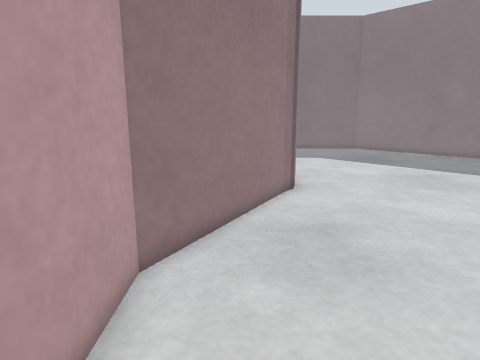
View 1 (above)

13 first-person views from a walk through a world built for the Gazebo simulator. The camera is 0.67 m above the floor, tilts 12° down and sees 75° across. The floor is counted in squares, 0.2 m on a side. Each view is taken from the middle of a square. On the plan, view 1 faces up. The plan holds only what a view shows up to about 20 squares ahead; the rest is blank.

View 2
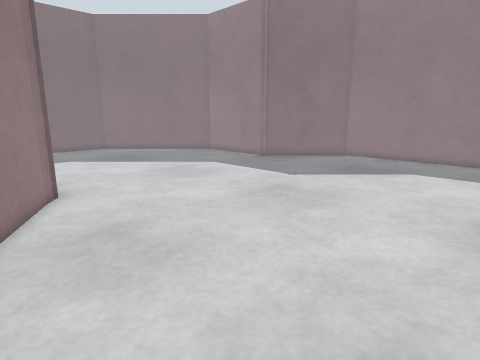

View 3
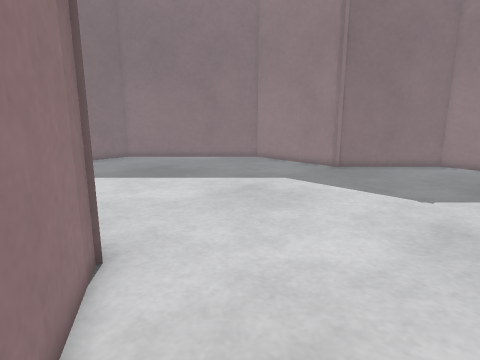

View 4
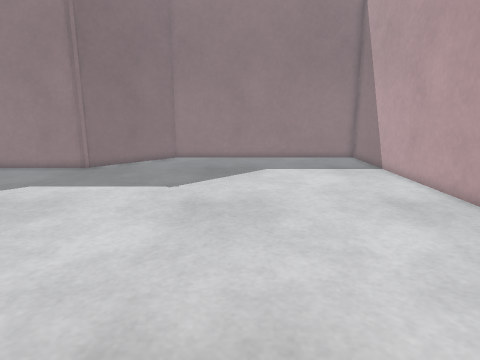

View 5
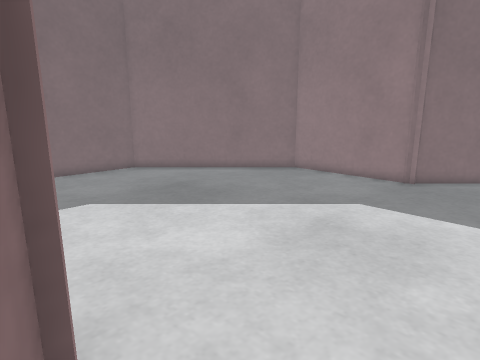

View 6
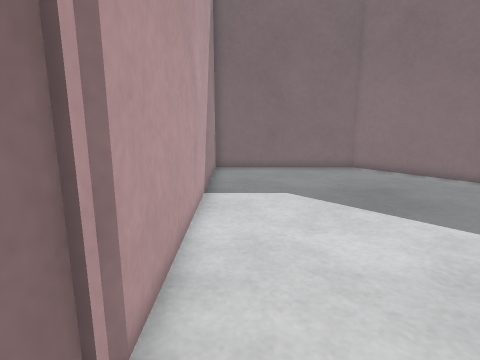

View 7
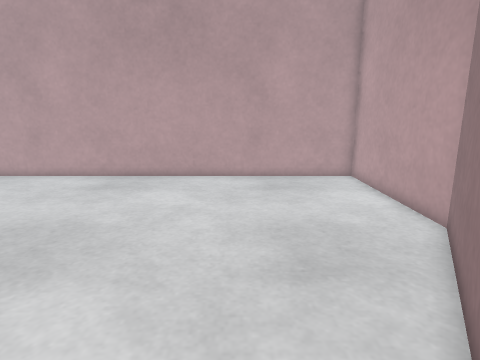

View 8
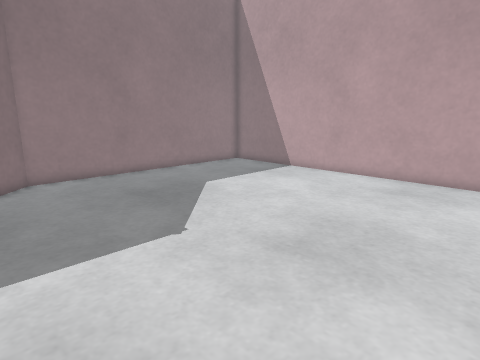

View 9
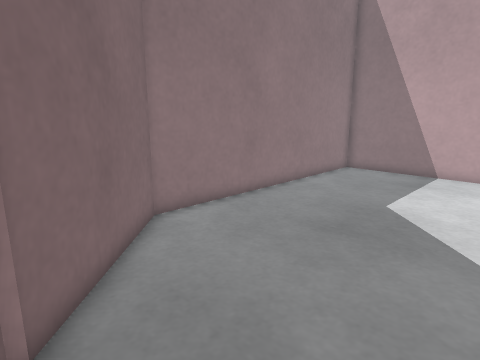

View 10
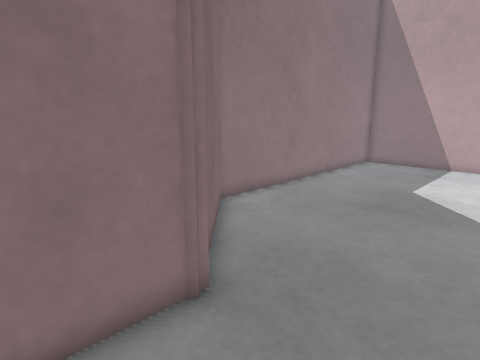

View 11
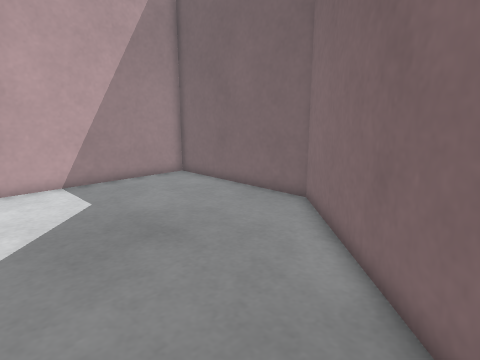

View 12
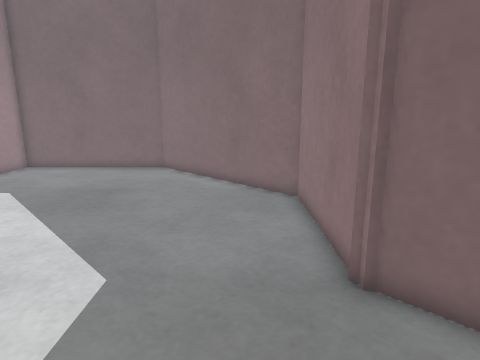

View 13
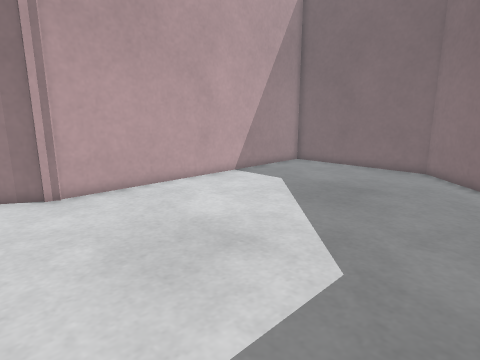

### Floor plan
Points are (right, up) in squares from view 1. A wall is a line through its corners. A room is listed if a view was taken in it or the views show most of it. See-through windows are left out.
Room 1 (views 1, 2, 3, 4, 5, 6, 7, 8, 9, 10, 11, 12, 13)
walls: (2.3, 13.9) (-2.2, 6.2) (-2.1, -1.8) (23.1, -1.8) (23.1, 11.9) (18.2, 16.9); (18.4, 16.9) (18.4, 23.5) (11.2, 30.6) (2.5, 30.6) (2.5, 13.9)

Positions as (right, up) in squares from view 1, and headings:
1: (0, 0), facing up
2: (-1, 0), facing up-right
3: (0, 7), facing up-right
4: (-1, 7), facing right
5: (2, 12), facing up-right
6: (4, 11), facing up
7: (4, 15), facing down
8: (6, 15), facing down-right
9: (14, 17), facing down-right
10: (14, 20), facing down-right
11: (18, 20), facing up-left
12: (16, 11), facing up
13: (16, 11), facing up-left
